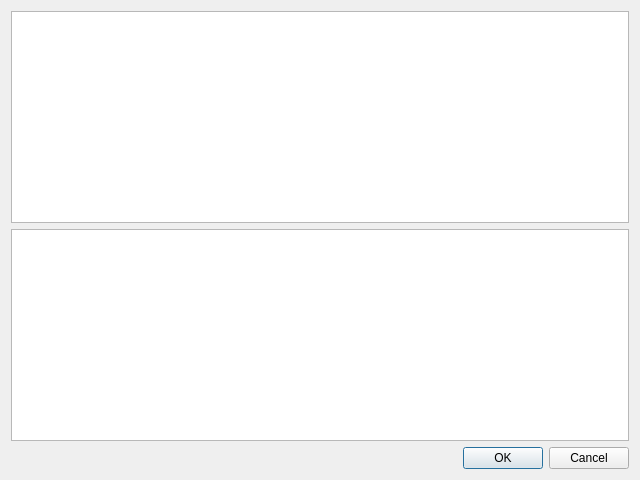
<?xml version="1.0" encoding="UTF-8"?>
<ui version="4.0">
 <class>infitofwidgets::ScanLawHistoryDialog</class>
 <widget class="QDialog" name="infitofwidgets::ScanLawHistoryDialog">
  <property name="geometry">
   <rect>
    <x>0</x>
    <y>0</y>
    <width>640</width>
    <height>480</height>
   </rect>
  </property>
  <property name="windowTitle">
   <string>Dialog</string>
  </property>
  <layout class="QGridLayout" name="gridLayout_2">
   <item row="1" column="0">
    <widget class="QDialogButtonBox" name="buttonBox">
     <property name="orientation">
      <enum>Qt::Horizontal</enum>
     </property>
     <property name="standardButtons">
      <set>QDialogButtonBox::Cancel|QDialogButtonBox::Ok</set>
     </property>
    </widget>
   </item>
   <item row="0" column="0">
    <layout class="QVBoxLayout" name="verticalLayout">
     <item>
      <widget class="QTableView" name="masterView"/>
     </item>
     <item>
      <widget class="QTableView" name="detailsView"/>
     </item>
    </layout>
   </item>
  </layout>
 </widget>
 <resources/>
 <connections>
  <connection>
   <sender>buttonBox</sender>
   <signal>accepted()</signal>
   <receiver>ScanLawHistoryDialog</receiver>
   <slot>accept()</slot>
   <hints>
    <hint type="sourcelabel">
     <x>248</x>
     <y>254</y>
    </hint>
    <hint type="destinationlabel">
     <x>157</x>
     <y>274</y>
    </hint>
   </hints>
  </connection>
  <connection>
   <sender>buttonBox</sender>
   <signal>rejected()</signal>
   <receiver>ScanLawHistoryDialog</receiver>
   <slot>reject()</slot>
   <hints>
    <hint type="sourcelabel">
     <x>316</x>
     <y>260</y>
    </hint>
    <hint type="destinationlabel">
     <x>286</x>
     <y>274</y>
    </hint>
   </hints>
  </connection>
 </connections>
</ui>
